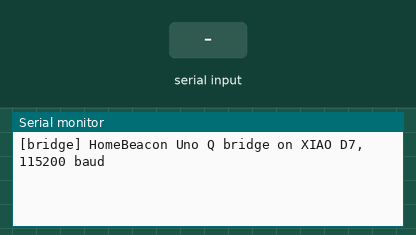
The sketch below on a simulated Seeed XIAO ESP32-S3. On the bench: the last lines printed to the serial monitor. The test bench sets the inputs (shaded band).

Above: at 2.7 s.
2.8 s: "{\n" received over the second serial link
At 4.3 s:
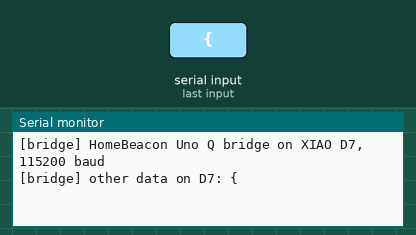
5.8 s: "1\n" received over the second serial link
At 6.6 s:
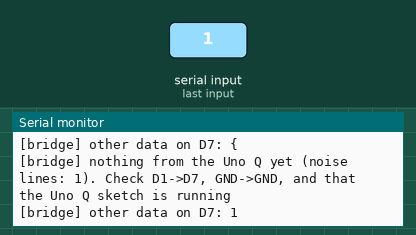

The sketch:

uno_bridge.ino
```cpp
// HomeBeacon bench bridge for the XIAO ESP32S3: Uno Q sensor lines in on D7, out over USB.
//
//   Uno Q D1 (TX) -> XIAO D7 (RX, GPIO44), GND -> GND. Both 3.3 V logic.
//
// Prints every line from the Uno Q as `UNO {json}` on USB serial (115200). The laptop script
// `npm run uno-to-dashboard` reads those lines and uploads them to the live API.
// If nothing arrives it says so every 5 s, which separates a wiring problem from a Uno Q problem.
// (The full box A firmware will read the same lines and put them into the encrypted mesh.)

#define UNO_RX_PIN 44   // XIAO D7
#define UNO_TX_PIN 43   // XIAO D6 (unused; the Uno Q only talks to us)

unsigned long lines = 0, lastLine = 0, lastStatus = 0, garbage = 0;
String buf;

void setup() {
  Serial.begin(115200);
  Serial1.begin(115200, SERIAL_8N1, UNO_RX_PIN, UNO_TX_PIN);
  delay(1500);
  Serial.println("\n[bridge] HomeBeacon Uno Q bridge on XIAO D7, 115200 baud");
}

void loop() {
  while (Serial1.available()) {
    char c = Serial1.read();
    if (c == '\r') continue;
    if (c != '\n') { if (buf.length() < 300) buf += c; continue; }
    buf.trim();
    if (buf.startsWith("{") && buf.endsWith("}") && buf.indexOf("\"src\":\"unoq\"") >= 0) {
      Serial.print("UNO "); Serial.println(buf);
      lines++; lastLine = millis();
    } else if (buf.length()) {
      garbage++;
      Serial.print("[bridge] other data on D7: "); Serial.println(buf.substring(0, 120));  // shows what the Uno Q is running if it is not our sketch
    }
    buf = "";
  }
  if (millis() - lastStatus > 5000) {
    lastStatus = millis();
    if (!lines) Serial.printf("[bridge] nothing from the Uno Q yet (noise lines: %lu). Check D1->D7, GND->GND, and that the Uno Q sketch is running\n", garbage);
    else if (millis() - lastLine > 5000) Serial.printf("[bridge] Uno Q silent for %lu s (got %lu lines so far)\n", (millis() - lastLine) / 1000, lines);
  }
}
```

Measured:
- after the input at 2.8 s, the serial monitor: prints a new line at once (image 1)
- after the input at 5.8 s, the serial monitor: prints a new line at once (image 2)
